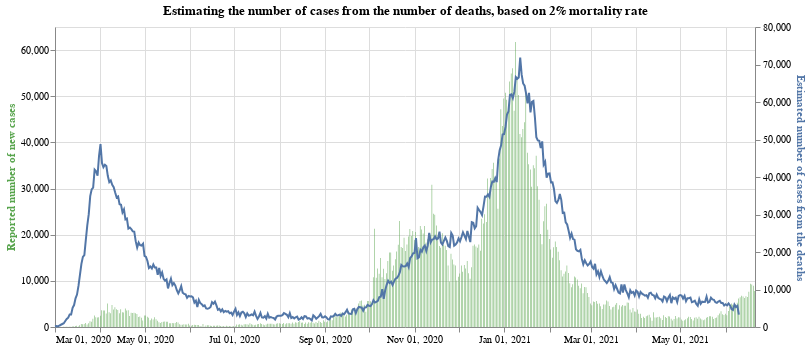

Notebook source saved alongside this figure:
### Markdown cell above
In the above chart, the blue line (axis on the right hand side) indicates the number of deaths recorded lagged by 7 days. The green bars (with axis on the left hand side) are what the number of deaths would be if the mortality rate was 2% and if the number of positive cases exaclty reflects the true number of cases. Of course this is not the case (especially in the first half of 2020, before mass testing was available). However this rough estimate seems to line up pretty well from September onwards, so we will use this estimate.
Note that we have lagged the time series for the number of deaths by 7 days, so that we can visualise the interaction between the number of new cases and number of new deaths. This also allows us to see a prediction for the number of deaths that might occur based on the number of new cases that have been seen in the last week.

### Code cell
#collapse
base = alt.Chart(full_eng_deaths.query("date >= '2020-03-01'")).encode(x=alt.X("yearmonthdate(date):T", axis=alt.Axis(title=None))).properties(width=700, title='Estimating the number of cases from the number of deaths, based on 2% mortality rate')

bars = base.mark_bar(color='#57A44C').encode(
    y=alt.Y("newCases:Q", axis=alt.Axis(title='Reported number of new cases', titleColor='#57A44C')),
    tooltip="newCases:Q"
)

line = base.mark_line(stroke='#5276A7').encode(y=alt.Y("estimateCasesFromDeaths:Q", axis=alt.Axis(title='Estimated number of cases from the deaths', titleColor='#5276A7')))

alt.layer(bars, line).resolve_scale(y='independent')

### Figure 1 — Vega-Lite specification as saved in the notebook (floating-point values rounded to 4 significant figures; data arrays with more than 128 entries replaced by an {"elided": "..."} marker saying what was removed)
{"config": {"view": {"continuousWidth": 400, "continuousHeight": 300}}, "layer": [{"mark": {"type": "bar", "color": "#57A44C"}, "encoding": {"tooltip": {"type": "quantitative", "field": "newCases"}, "x": {"type": "temporal", "axis": {"title": null}, "field": "date", "timeUnit": "yearmonthdate"}, "y": {"type": "quantitative", "axis": {"title": "Reported number of new cases", "titleColor": "#57A44C"}, "field": "newCases"}}, "title": "Estimating the number of cases from the number of deaths, based on 2% mortality rate", "width": 700}, {"mark": {"type": "line", "stroke": "#5276A7"}, "encoding": {"x": {"type": "temporal", "axis": {"title": null}, "field": "date", "timeUnit": "yearmonthdate"}, "y": {"type": "quantitative", "axis": {"title": "Estimated number of cases from the deaths", "titleColor": "#5276A7"}, "field": "estimateCasesFromDeaths"}}, "title": "Estimating the number of cases from the number of deaths, based on 2% mortality rate", "width": 700}], "data": {"name": "data-3042733e95c627671bb30371a4300d10"}, "resolve": {"scale": {"y": "independent"}}, "$schema": "https://vega.github.io/schema/vega-lite/v4.8.1.json", "datasets": {"data-3042733e95c627671bb30371a4300d10": {"elided": "477 records"}}}
